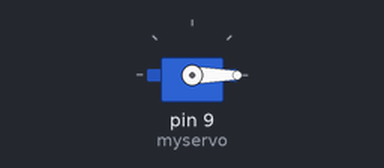
Bench run of a sketch on a simulated Arduino Uno, built with avr-gcc and run on an emulated ATmega328P. Parts: servo. What the sketch prints to the serial monitor is not drawn.

Above: at 2.05 s.
At 5.05 s:
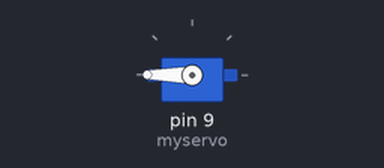
At 8.0 s:
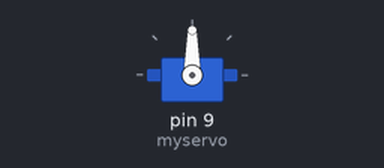
Timing chart, 0 to 9.8 s (numbered marks = the images above):
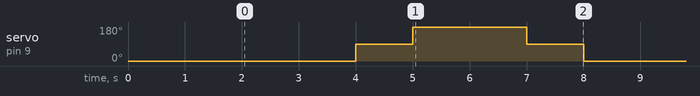

Measured:
- by itself, servo on pin 9 (myservo): repeats every 6.0 s: 180° 2.0 s, 90° 1.0 s, 0° 2.0 s, 90° 1.0 s

The sketch:

Servo_TestCode.ino
```cpp
#include <Servo.h>

Servo myservo;

void setup() {
  Serial.begin(115200);
  Serial.println("Servo test");
  myservo.attach(9);
  myservo.write(0);
  delay(2000);
}

void loop() {
  myservo.write(0);
  delay(2000);
  myservo.write(90);
  delay(1000);
  myservo.write(180);
  delay(2000);
  myservo.write(90);
  delay(1000);
}
```
